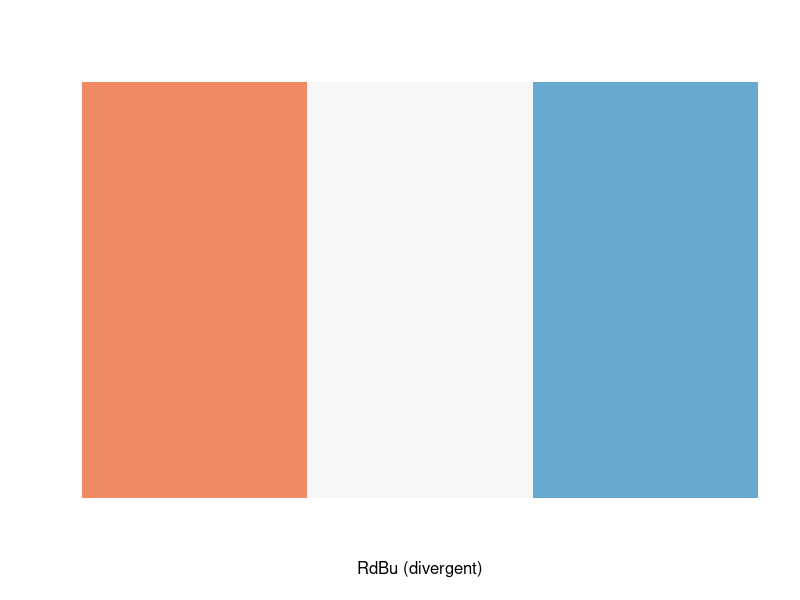
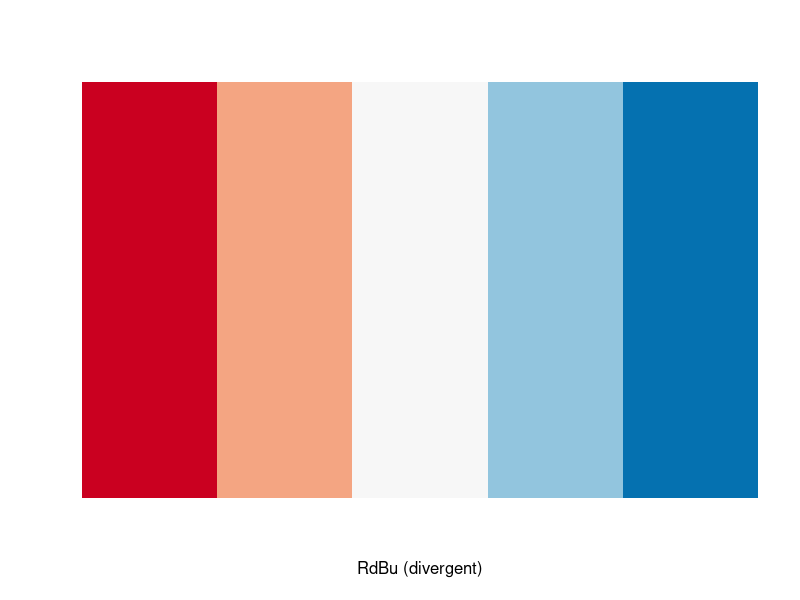

These charts were generated, in order, by the following R code: (Note: this script raises an error after producing the figures.)
# Descriptive analysis
require(RColorBrewer)
#require(corrplot)
require(ggplot2)

# prepare color pallettes
display.brewer.pal(n = 3, name = 'RdBu')
display.brewer.pal(n = 5, name = 'RdBu')
pal3 <- brewer.pal(n = 3, name = "RdBu")
pal4 <- brewer.pal(n = 4, name = "RdBu")
pal5 <- brewer.pal(n = 5, name = "RdBu")
pal6 <- brewer.pal(n = 6, name = "RdBu")

# +++++++ A| descriptive statitics (for table 1) ++++++
# UNIVARIATE 
# sex
table(hcw.data$sex) # 195F, 110M
# age
table(hcw.data$age_gp) # 15<25, 109 25-34, 102 35-44, 54 45-54, 24 55+
# district
table(hcw.data$district) # 183 FT, 122 Kambia
# ethnic group
table(hcw.data$ethnic_gp) # 89 Temne, 87 Mende, 46 Limba, 12 Fula, 20 Mandingo...
# religion
table(hcw.data$rel) # 167 Christian, 138 Muslim
# health centre type
table(hcw.data$health_ctr_type) # 130 Gov hosp (42,6%), 4 private hosp (1,3%), 11 NGO clinic (3,6%), 119 CHC (39,0%), 24 CHP (7,9%), 17 MCHP (5,6%)

# profession
table(hcw.data$profession)

# Descriptive figures: 
# age distribution
ggplot(hcw.data, aes(x=age_gp)) + geom_histogram()

# BIVARIATE
# radio/tv
counts <- table(hcw.data$hh_radio, hcw.data$hh_tv)
legend1 <- c("No radio", "Radio")
barplot(counts, main="",
        xlab="TV ownership", col=pal3[c(1,3)],
        legend = legend1)

# most people own radio (>80%), most people also have tv (>66%). People with tv more likely to have radio.
inc.edu.table <- table(hcw.data$edu_gp, hcw.data$income_gp)
chisq.test(table(hcw.data$edu_gp, hcw.data$income_gp))
prop.table(inc.edu.table, 1) # better educated earn better on average
prop.table(inc.edu.table, 2) # better educated earn better on average

# proportion of income acc to edu group
inc.edu.table2 <- table(hcw.data$ses_gp, hcw.data$edu_gp)
counts2 <- prop.table(inc.edu.table2, 2)
#counts <- table(hcw.data$income_gp, hcw.data$edu_gp)
legend2 <- c("low income", "medium income", "high income")

pdf("C:/Users/Mario/Sync/Sierra Leone survey/paper/figures/edu_income.pdf")
par(mfrow=c(1, 1), mar=c(5, 5, 4, 8), las=1)
barplot(counts2, main="",
        xlab="Education", ylab="Proportion", col=pal3[c(1,2,3)],
        legend = legend2, args.legend = list(x = "topright", bty = "n", inset=c(-0.35, 0)), names.arg = c("Low (n=34)", "Mid (n=136)", "High (n=135)"))
dev.off()

# profession by sex
table(hcw.data$sex, hcw.data$profession)
prof.sex.table <- table(hcw.data$sex, as.factor(hcw.data$prof_name))
counts3 <- prop.table(prof.sex.table,2)
counts3 <- counts3*100
legend3 <- c("Female", "Male")
pdf("C:/Users/Mario/Sync/Sierra Leone survey/paper/figures/sex_prof.pdf", height = 7, width = 15)
par(mfrow=c(1, 1), mar=c(5, 5, 4, 6), las=1)
barplot(counts3, main="",
        xlab="Profession", ylab="Percentage", col=pal3[c(1,3)],cex.axis = 1.2, 
        legend = legend3, args.legend = list(x = "topright", bty = "n", inset=c(-0.07, 0)),
        names.arg = c("Admin\n(n=8)", "CHO/A\n(n=23)", "CHW\n(n=18)", "Support\n(n=35)", "Doctor\n(n=4)", "Lab\n(n=31)", "MCHA\n(n=24)", "Midwife\n(n=18)", "Nurse\n(n=134)", "Pharma\n(n=7)"))
dev.off()

# HC by district
dist_ctrtype_tbl <- table(hcw.data$health_ctr_type, hcw.data$district)
counts4 <- prop.table(dist_ctrtype_tbl,2)
counts4 <- counts4 *100
legend4 <- c("Govt hospital", "Private clinic", "NGO clinic", "CHC", "CHP", "MCHP")
pdf("C:/Users/Mario/Sync/Sierra Leone survey/paper/figures/hctype_district.pdf", height = 7, width = 5)
par(mfrow=c(1, 1), mar=c(5, 5, 4, 7.2), las=1)
barplot(counts4, main="",
        xlab="District", ylab="Percentage", col=pal6[1:6],
        legend = legend4, args.legend = list(x = "topright", bty = "n", inset=c(-0.50, 0)),
        names.arg = c("Freetown\n (n=183)", "Kambia \n(n=122)"))
dev.off()


# in one figure
pdf("C:/Users/Mario/Sync/Sierra Leone survey/paper/figures/sex_prof_hc_district.pdf", height = 10, width = 10)
par(mfrow=c(2, 1), mar=c(5, 5, 4, 6), las=1)
barplot(counts3, main="",
        xlab="Profession", ylab="Percentage", col=pal3[c(1,3)],cex.axis = 1.2, 
        legend = legend3, args.legend = list(x = "topright", bty = "n", inset=c(-0.1, 0)),
        names.arg = c("Admin\n(n=8)", "CHO/A\n(n=23)", "CHW\n(n=18)", "Support\n(n=35)", "Doctor\n(n=4)", "Lab\n(n=31)", "MCHA\n(n=24)", "Midwife\n(n=18)", "Nurse\n(n=134)", "Pharma\n(n=7)"))
barplot(counts4, main="",
        xlab="District", ylab="Percentage", col=pal6[1:6],
        legend = legend4, args.legend = list(x = "topright", bty = "n", inset=c(-0.15, 0)),
        names.arg = c("Freetown\n (n=183)", "Kambia \n(n=122)"))
dev.off()


# ++++ check whether population representative (asked Hana for more info) ++++
# sex, age...
# sex 63,8% in HRH strategy 62%

# (0.638-0.62)/(sqrt((0.62*(1-0.62))/305))
prop.test(x=195, n =305, p=0.62)



# professions: oversampled those in hospitals (lab workers), undersampled PHUs
# religion,
# profession (42,5% nurses vs. here 44,4%, 4,7% midwives (5.9%), 5,1% lab (10,2%), 28% MCHA (7,9%), 9,2% CHO(7,5%))
table(hcw.data$profession) # oversampled lab workers undersampled MCHA
# SES?
# volunteer
table(hcw.data$payroll) # 41,0% volunteers (vs. 3600/13500: 26,5%)



# correlations between vars

# calculate correlations between vars
# correlations <- cor(hcw.data[,c(1,3,5,6,7,8,9,10,11,13,14,16,17,18,19,20,21,22,23,24,25,26,27,28,29,30,31,32,33,34)])
# corrplot(correlations, method="circle")